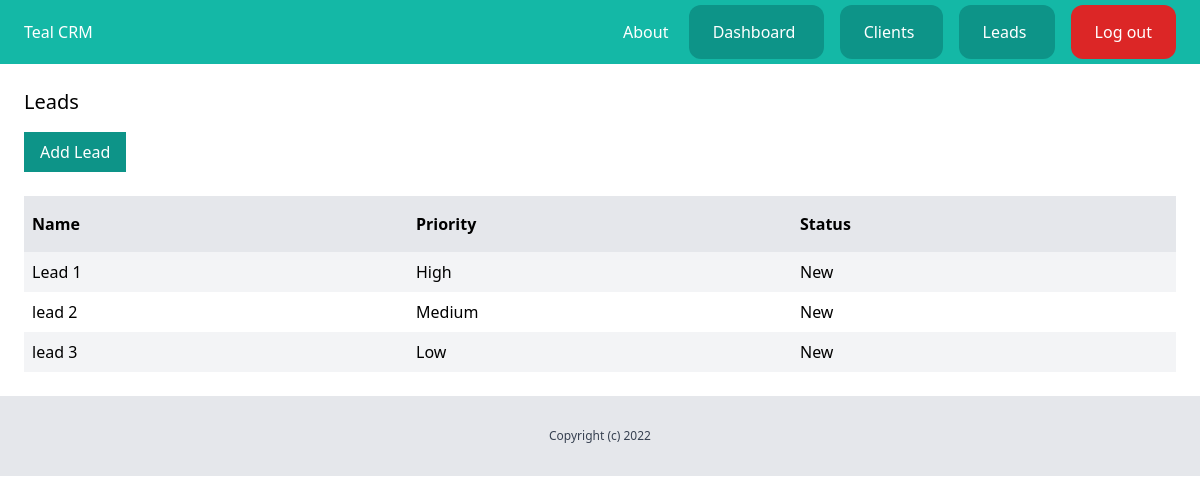
/dashboard/leads/ (signed in), run on an earlier commit of the app's database.
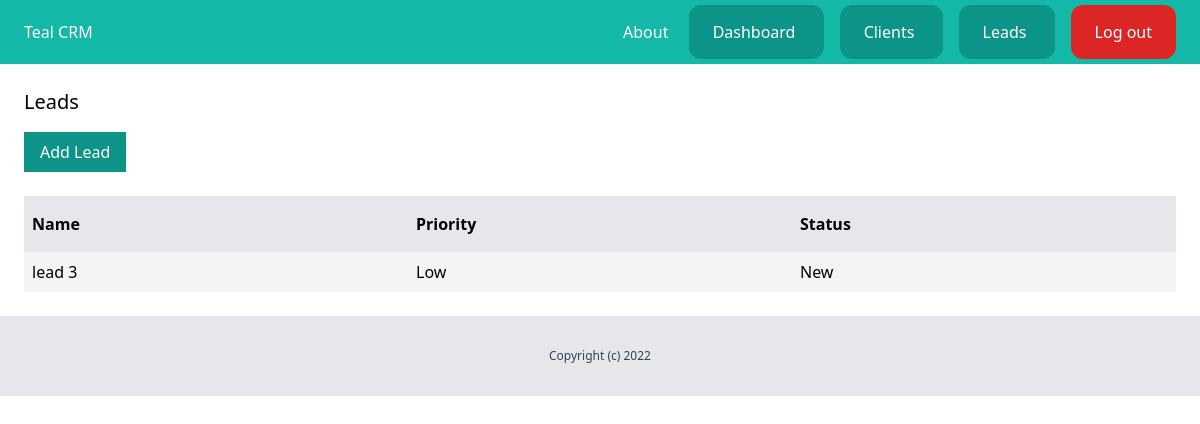
And on a later commit of the database.
### lead/models.py (models this page shows, shortened)
class Lead(models.Model):
    LOW = 'low'
    MEDIUM = 'medium'
    HIGH = 'high'
    CHOICES_PRIORITY = (
        (LOW, 'Low'),
        (MEDIUM, 'Medium'),
        (HIGH, 'High'),
    )
    NEW = 'new'
    CONTACTED = 'contacted'
    WON = 'won'
    LOST = 'lost'
    CHOICES_STATUS = (
        (NEW, 'New'),
        (CONTACTED, 'Contacted'),
        (WON, 'Won'),
        (LOST, 'Lost'),
    )
    name = models.CharField(max_length=255)
    email = models.EmailField()
    description = models.TextField(blank=True, null=True)
    priority = models.CharField(max_length=10, choices=CHOICES_PRIORITY, default=MEDIUM)
    converted_to_client = models.BooleanField(default=False)
    status = models.CharField(max_length=10, choices=CHOICES_STATUS, default=NEW)
    created_by = models.ForeignKey(User, related_name='leads', on_delete=models.CASCADE)
    created_at = models.DateTimeField(auto_now_add=True)
    modified_at = models.DateTimeField(auto_now=True)

### lead/views.py (the view)
# urls.py: path('', leads_list, name='leads_list'),
@login_required
def leads_list(request):
    leads = Lead.objects.filter(created_by=request.user, converted_to_client=False)
    return render(request, 'lead/leads_list.html', {
        'leads': leads
    })

### lead/templates/lead/leads_list.html (shortened to what this page needs)
{% extends 'core/base.html' %}
{% block content %}
    <div class="py-6 px-6">
        <h1 class="mb-4 text-xl">Leads</h1>
        <a href="{% url 'add_lead' %}" class="inline-block py-2 px-4 bg-teal-600 text-white">Add Lead </a>
        {% if leads %}
            <div class="mt-6 flex justify-between">
                <p class="py-4 px-2 bg-gray-200 font-semibold w-full">Name</p>
                <p class="py-4 px-2 bg-gray-200 font-semibold w-full">Priority</p>
                <p class="py-4 px-2 bg-gray-200 font-semibold w-full">Status</p>
            </div>
            {% for lead in leads %}
            <div class="flex justify-between">
                <p class="py-2 px-2 w-full {% cycle 'bg-gray-100' '' %}">
                    <a href="{% url 'leads_detail' lead.id %}">{{ lead.name }}</a>
                </p>
                <p class="py-2 px-2 w-full {% cycle 'bg-gray-100' '' %}">{{ lead.get_priority_display }}</p>
                <p class="py-2 px-2 w-full {% cycle 'bg-gray-100' '' %}">{{ lead.get_status_display }}</p>
            </div>
            {% endfor %}
        {% else %}
            <p class="mt-6 px-2">There are no leads in the database yet....</p>
        {% endif %}
    </div>
{% endblock %}

What changed in the data, as far as the page shows it:
no longer on this page (row edited): Lead: name "Lead 1", priority "High", status "New"
no longer on this page (row edited): Lead: name "lead 2", priority "Medium", status "New"
